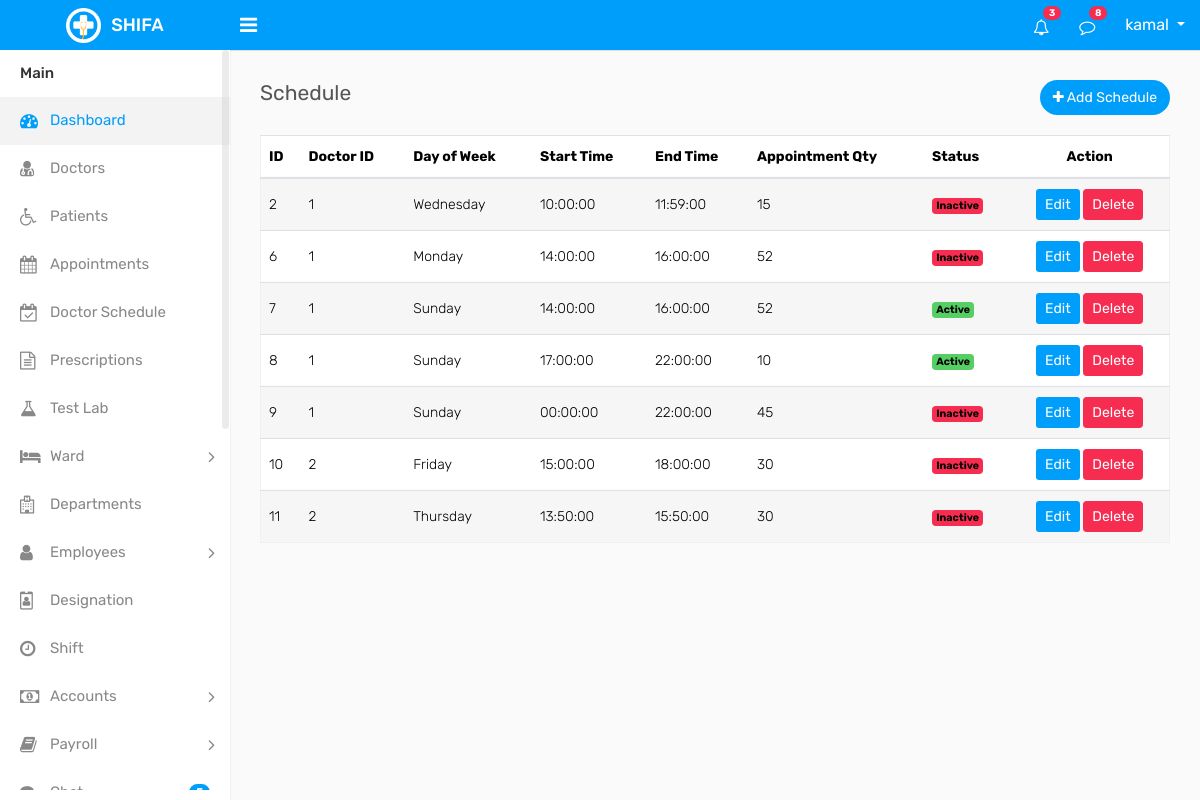
Screenshot of /schedule/schedule.php (signed in) with the database file from the repository.
### tables this page shows
CREATE TABLE `schedules` (
  `id` int(11) NOT NULL,
  `doctor_id` int(11) NOT NULL,
  `day_of_week` varchar(20) NOT NULL,
  `start_time` time NOT NULL,
  `end_time` time NOT NULL,
  `appointment_qty` int(11) NOT NULL,
  `status` enum('Active','Inactive') DEFAULT 'Active',
  `deleted_at` datetime DEFAULT NULL
);

### crud/crud_class.php (called while the page is built, shortened)
<?php
class crud_class{
    private $host = "localhost";
    private $username = "root";
    private $password = "";
    private $database = "shifa";
    public $conn;
    public function __construct(){
        $this->conn = new mysqli($this->host, $this->username, $this->password, $this->database);
    }
    public function common_select($table, $columns = "*", $where = [],$where_condition = "AND", $order_by = "",
        $sort_order = "ASC",$limit = "",$offset = ""){
        $result=[
            "status"=>false,
            "data"=>[],
            "message"=>""
        ];
        $sql = "SELECT $columns FROM $table";
        if(!empty($where)){
            $where_clauses = [];
            foreach($where as $column => $value){
                $where_clauses[] = "$table" . "." . "$column = '" . $this->conn->real_escape_string($value) . "'";
            }
            $sql .= " WHERE " . implode(" $where_condition ", $where_clauses);
            $sql .= " AND deleted_at IS NULL";
        }else{
            $sql .= " WHERE deleted_at IS NULL";
        }
        if(!empty($order_by)){
            $sql .= " ORDER BY $order_by $sort_order";
        }
        if(!empty($limit)){
            $sql .= " LIMIT $limit";
        }
        $rs = $this->conn->query($sql);
        if($rs->num_rows > 0){
            $result["status"] = true;
            $result["message"] = "Records found";
            while($row = $rs->fetch_object()){
                $result["data"][] = $row;
            }
            return $result;
        } else {
            $result["message"] = "No records found";
            return $result;
        }
    }
}

### component/connection.php (called while the page is built, shortened)
<?php
    $base_url = "http://localhost/shifa/";
    require_once  ($_SERVER['DOCUMENT_ROOT'] . "/shifa/crud/crud_class.php");
    $crud = new crud_class();
?>

### schedule/schedule.php (the view, shortened to what this page needs)
<?php require_once "../component/header.php"; ?>
<?php require_once "../component/sidebar.php"; ?>
<?php
require_once "../component/connection.php";
?>
        <div class="page-wrapper">
            <div class="content">
                <div class="row">
                    <div class="col-sm-4 col-3">
                        <h4 class="page-title">Schedule</h4>
                    </div>
                    <div class="col-sm-8 col-9 text-right m-b-20">
                        <a href="add_schedule.php" class="btn btn btn-primary btn-rounded float-right"><i class="fa fa-plus"></i> Add Schedule</a>
                    </div>
                </div>
				<div class="row">
					<div class="col-md-12">
						<div class="table-responsive">
							<table class="table table-border table-striped custom-table mb-0">
								<thead>
									<tr>
										<th>ID</th>
										<th>Doctor ID</th>
										<th>Day of Week</th>
										<th>Start Time</th>
										<th>End Time</th>
                                        <th>Appointment Qty</th>
                                        <th>Status</th>
										<th class="text-center">Action</th>
									</tr>
								</thead>
								<tbody>
									<tr>
                                        <?php
                                        if(isset($_GET['page']) && is_numeric($_GET['page'])){
                                            $page = (int)$_GET['page'];
                                        } else {
                                            $page = 1;
                                        }
                                        $schedules = $crud->common_select("schedules",'*',[],'AND','id','ASC',10,($page-1)*10);
                                        if($schedules['status']){
                                        foreach ($schedules['data'] as $schedule) { ?>
                                        <td><?= $schedule->id ?></td>
                                        <td><?= $schedule->doctor_id ?></td>
                                        <td><?= $schedule->day_of_week ?></td>
                                        <td><?= $schedule->start_time ?></td>
                                        <td><?= $schedule->end_time ?></td>
                                        <td><?= $schedule->appointment_qty ?></td>
                                        <td>
                                            <?php if(strtolower($schedule->status) == 'active'){ ?>
                                                <span class="badge bg-success">Active</span>
                                            <?php } else { ?>
                                                <span class="badge bg-danger">Inactive</span>
                                            <?php } ?>
                                        </td>
                                        <td class="text-center">
                                            <a href="<?= $base_url ?>schedule/edit_schedule.php?id=<?= $schedule->id ?>" class="btn btn-sm btn-primary mb-2 mb-lg-0 me-0 me-lg-2">Edit</a>
                                            <a onclick="return confirm('Are you sure you want to delete this schedule?');" href="<?= $base_url ?>schedule/delete_schedule.php?id=<?= $schedule->id ?>" class="btn btn-sm btn-danger">Delete</a>
                                        </td>
                                    </tr>
                                            <?php } } ?>
								</tbody>
							</table>
						</div>
                </div>
                </div>
            </div>
        </div>
    </div>
    <?php require_once "../component/footer.php"; ?>

### rows the page displays
schedules: id "2", doctor "1", day_of_week "Wednesday", start_time "10:00:00", end_time "11:59:00", appointment_qty "15", status "Inactive"
schedules: id "6", doctor "1", day_of_week "Monday", start_time "14:00:00", end_time "16:00:00", appointment_qty "52", status "Inactive"
schedules: id "7", doctor "1", day_of_week "Sunday", start_time "14:00:00", end_time "16:00:00", appointment_qty "52", status "Active"
schedules: id "8", doctor "1", day_of_week "Sunday", start_time "17:00:00", end_time "22:00:00", appointment_qty "10", status "Active"
schedules: id "9", doctor "1", day_of_week "Sunday", start_time "00:00:00", end_time "22:00:00", appointment_qty "45", status "Inactive"
schedules: id "10", doctor "2", day_of_week "Friday", start_time "15:00:00", end_time "18:00:00", appointment_qty "30", status "Inactive"
schedules: id "11", doctor "2", day_of_week "Thursday", start_time "13:50:00", end_time "15:50:00", appointment_qty "30", status "Inactive"

### other values shown
$_SESSION['user_name'] "kamal"
